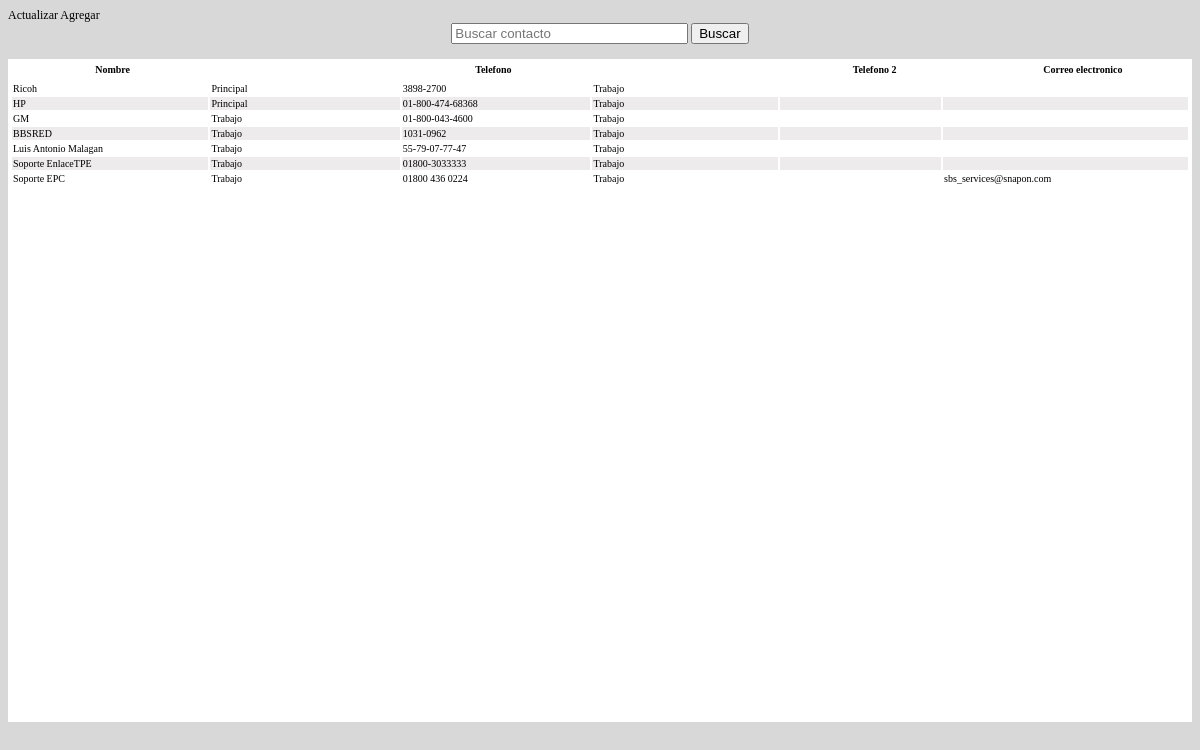
The app's page /Sistemas/Contenido/Contactos/Panel.php with its own data.
### tables this page shows
CREATE TABLE `_telefonos` (
  `id` int(10) unsigned NOT NULL auto_increment,
  `nombreCompleto` varchar(100) NOT NULL default '',
  `organizacion` varchar(100) NOT NULL default '',
  `cargo` text,
  `correoElectronico` varchar(100) NOT NULL default '',
  `paginaWeb` varchar(150) NOT NULL default '',
  `numero1` varchar(50) NOT NULL default '',
  `numero2` varchar(50) NOT NULL default '',
  `numero3` varchar(50) NOT NULL default '',
  `numero4` varchar(50) NOT NULL default '',
  `direccion` text,
  `notas` longtext,
  `imagen` longblob,
  `libreta` int(10) unsigned NOT NULL default '0',
  `tipo1` varchar(45) NOT NULL default '',
  `tipo2` varchar(45) NOT NULL default '',
  `tipo3` varchar(45) NOT NULL default '',
  `tipo4` varchar(45) NOT NULL default '',
  `idUsuario` int(10) unsigned NOT NULL default '0',
  `esGlobal` tinyint(1) NOT NULL default '0',
  PRIMARY KEY  (`id`)
);

### Sistemas/Contenido/Contactos/Panel.php (the view, shortened to what this page needs)
<?php
	include("../../conexion.php");
	if(isset($_POST['buscar'])){
		$buscar = $_POST['buscar'];
	}else{
		$buscar = "";
	}
?>
<!doctype html>
<html>
<head>
</head>
	<LINK href="../../CSS/contenido.css" rel="stylesheet" type="text/css">
	<LINK href="../../CSS/General.css" rel="stylesheet" type="text/css">
	<LINK href="../../CSS/modal_userpic.css" rel="stylesheet" type="text/css">
<body>
	<caption id="botones" style="text-align: right" class="elemento">
		<a href="#" onClick="javascript:window.location.reload();">Actualizar</a>
		<a href="#openModal" onClick="cargar('Nuevo.php')">Agregar</a>
		<div id="busqueda">
			<center>
				<form action="Panel.php" method="POST">
					<input type="search" placeholder="Buscar contacto" width="30%" name="buscar" value="<?php echo $buscar;?>">
					<button name="" type="submit">Buscar</button>
				</form>
			</center>
		</div>
	</caption>
	<br>
	<table class="elemento">
		<thead>
			<tr>
				<th>Nombre</th>
				<th></th>
				<th>Telefono</th>
				<th></th>
				<th>Telefono 2</th>
				<th>Correo electronico</th>
			</tr>
		</thead>
		<tbody>
			<?php
				$con = "SELECT * FROM _telefonos WHERE nombreCompleto LIKE '%$buscar%'";
				$res = mysql_query($con,$conex) or die (mysql_error());
				while($row = mysql_fetch_array($res)){
			?>
			<tr>
				<td>
					<a href="#openModal" onClick="alerta('<?php echo $row["id"];?>','<?php echo $row["nombreCompleto"];?>')">
						<?php echo $row['nombreCompleto']; ?></a>
				</td>
                <td><?php echo $row['tipo1']; ?></td>
                <td><?php echo $row['numero1']; ?></td>
                <td><?php echo $row['tipo2']; ?></td>
                <td><?php echo $row['numero2']; ?></td>
                <td><?php echo $row['correoElectronico']; ?></td>
			</tr>
			<?php }?>
		</tbody>
	</table>
</body>
</html>

### Sistemas/CSS/contenido.css (style rules this page uses)
body { background: #D8D8D8; font-size: 12px; }
input[type="search"] { width: 20%; }
tbody a { text-decoration: none; color: black; }
th { background-color: white; color: black; }
table { font-size: 10px; width: 100%; border: none; color: black; background: white; }
th,td { width: 90vh; border: none; }
thead>tr { position: relative; display: block; width: 100%; }
tbody { display: block; height: 80vh; width: 100%; overflow: auto; }
tr:nth-child(2n) { background: none repeat scroll 0 0 #edebeb; }

### Sistemas/CSS/General.css (style rules this page uses)
a { color: black; text-decoration: none; }
.elemento { -webkit-user-select: none; -khtml-user-select: none; -moz-user-select: none; -o-user-select: none; -ms-user-select: none; user-select: none; }

### Sistemas/Contenido/Contactos/Panel.php (style rules this page uses)
table { height: 90%; }
.elemento { -webkit-user-select: none; -khtml-user-select: none; -moz-user-select: none; -o-user-select: none; -ms-user-select: none; user-select: none; }

### records on screen
_telefonos: nombreCompleto "Ricoh", tipo1 "Principal", numero1 "3898-2700", tipo2 "Trabajo"
_telefonos: nombreCompleto "HP", tipo1 "Principal", numero1 "01-800-474-68368", tipo2 "Trabajo"
_telefonos: nombreCompleto "GM", tipo1 "Trabajo", numero1 "01-800-043-4600", tipo2 "Trabajo"
_telefonos: nombreCompleto "BBSRED", tipo1 "Trabajo", numero1 "1031-0962", tipo2 "Trabajo"
_telefonos: nombreCompleto "Luis Antonio Malagan", tipo1 "Trabajo", numero1 "55-79-07-77-47", tipo2 "Trabajo"
_telefonos: nombreCompleto "Soporte EnlaceTPE", tipo1 "Trabajo", numero1 "01800-3033333", tipo2 "Trabajo"
_telefonos: nombreCompleto "Soporte EPC", tipo1 "Trabajo", numero1 "01800 436 0224", tipo2 "Trabajo", correoElectronico "sbs_services@snapon.com"
